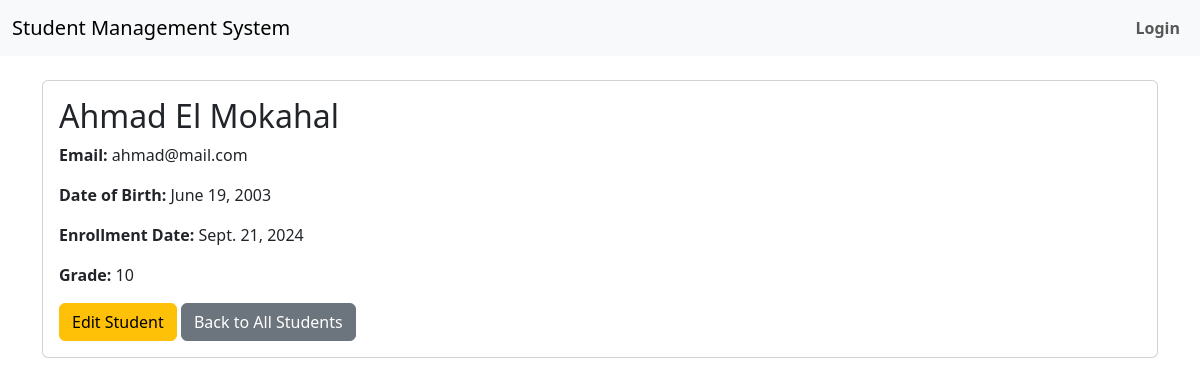
The app's page /students/students/1/ with its own data.
### students/models.py (models this page shows, shortened)
class Student(models.Model):
    first_name = models.CharField(max_length=50)
    last_name = models.CharField(max_length=50)
    email = models.EmailField(unique=True)
    date_of_birth = models.DateField()
    enrollment_date = models.DateField()
    grade = models.IntegerField()

### students/views.py (the view)
# urls.py: path('students/<int:pk>/', views.student_details, name='student_details'),
def student_details(request, pk):
    student = get_object_or_404(Student, pk=pk)
    return render(request, 'students/student_details.html', {'student': student})

### students/templates/students/student_details.html (shortened to what this page needs)
{% extends 'students/base.html' %}
{% block content %}
    <div class="card">
        <div class="card-body">
            <h2 class="card-title">{{ student.first_name }} {{ student.last_name }}</h2>
            <p class="card-text"><strong>Email:</strong> {{ student.email }}</p>
            <p class="card-text"><strong>Date of Birth:</strong> {{ student.date_of_birth }}</p>
            <p class="card-text"><strong>Enrollment Date:</strong> {{ student.enrollment_date }}</p>
            <p class="card-text"><strong>Grade:</strong> {{ student.grade }}</p>
            <a href="{% url 'student_edit' student.pk %}" class="btn btn-warning">Edit Student</a>
            <a href="{% url 'student_list' %}" class="btn btn-secondary">Back to All Students</a>
        </div>
    </div>
{% endblock %}

### records on screen
Student: first_name "Ahmad", last_name "El Mokahal", email "ahmad@mail.com", date_of_birth "June 19, 2003", enrollment_date "Sept. 21, 2024", grade "10"
